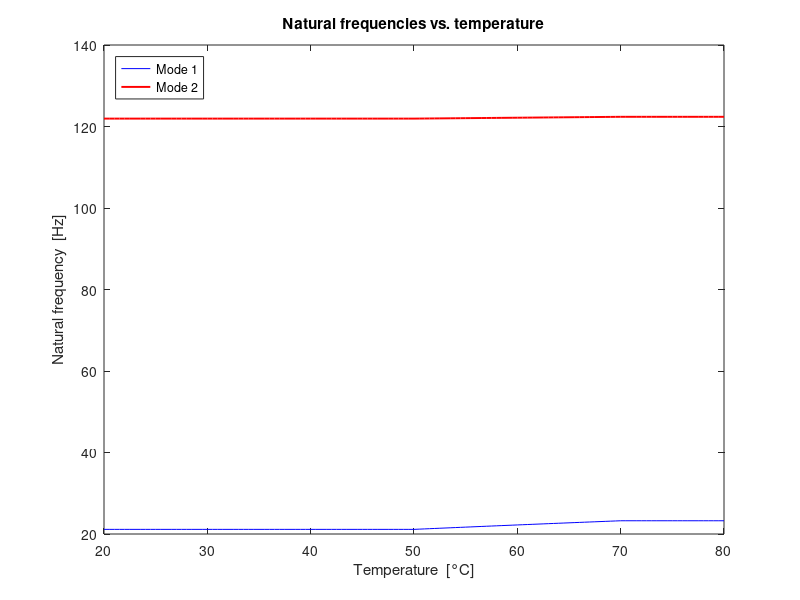
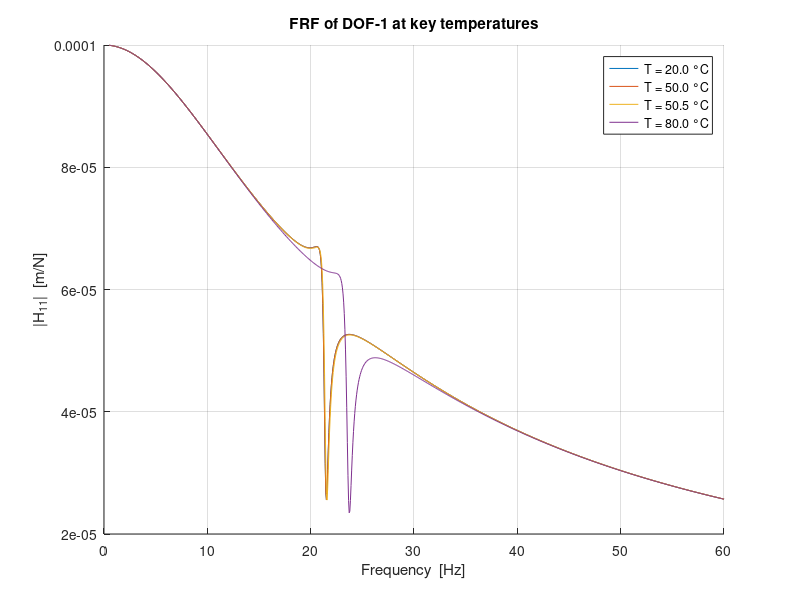

Write MATLAB code to recreate these figures, in order.
%%  SMA Twin-Beam TMD – 2-DOF analytical model (host-structure stiffness added)
% ------------------------------------------------------------------------------
%  * twin cantilevered NiTi beams (length L = 0.137 m, diameter D = 4 mm)
%  * each beam carries the tip mass m1 = 17.6 g; the masses are tied together
%  * the upper mass is connected to the supporting floor by a stiffness
%    k_struct : this removes the rigid-body mode that produced 0 Hz before
%  * temperature-dependent Young’s modulus E(T) => beam tip stiffness k_beam(T)
%  * outputs:
%       – natural frequencies f1(T), f2(T)
%       – estimated As   (start of austenite)
%       – estimated Af   (finish of austenite)
%       – currents I_as, I_af needed to reach those temperatures
%       – FRF of DOF-1 at four key temperatures
% ------------------------------------------------------------------------------

clear; close all; clc;

%% ---------------------------------------------------------------------------
% 1.  Geometry, masses and constant material data
% ---------------------------------------------------------------------------
L  = 0.137;          % beam length (m)
D  = 0.004;          % outer diameter (m)
t  = 0.0005;         % wall thickness (m)

I  = pi*(D^4-(D-2*t)^4)/64;                 % 2nd moment of area (m^4)
A_cs  = pi*(D^2-(D-2*t)^2)/4;               % cross-sectional area (m^2)
A_surf = pi*D*L;                            % lateral area for convection (m^2)

m1 = 0.0176;        % tip mass of each beam (kg)
m2 = m1;            % TMD lumped mass (kg)

% host-structure vertical stiffness (added DOF constraint)
k_struct = 1.0e4;   % N/m   ← tune if you know the floor’s own frequency
c_struct = 0.01*k_struct;   % 1 % critical damping on that DOF (optional)

%% ---------------------------------------------------------------------------
% 2.  NiTi material: modulus and transformation temperatures
% ---------------------------------------------------------------------------
E_M = 32e9;   % martensite modulus (Pa)
E_A = 39e9;   % austenite  modulus (Pa)

Ms = 30; Mf = 40;   % martensite start / finish (°C)
As = 50; Af = 70;   % austenite  start / finish (°C)

%% ---------------------------------------------------------------------------
% 3.  Electrical / convective data (for current estimate)
% ---------------------------------------------------------------------------
rho_e  = 8e-7;                 % resistivity  (Ω·m)
R_beam = rho_e*L/A_cs;         % beam resistance (Ω)
h_conv = 12;                   % natural-convection h (W/m²K)
T_amb  = 20;                   % ambient temperature (°C)

%% ---------------------------------------------------------------------------
% 4.  Modal analysis versus temperature
% ---------------------------------------------------------------------------
T_vec = 20:0.5:80;                 % analysed temperatures (°C)
nT    = numel(T_vec);
f1 = zeros(1,nT);
f2 = zeros(1,nT);

for i = 1:nT
    T = T_vec(i);

    % linear austenite fraction
    xi = max(0, min(1, (T-As)/(Af-As)));

    % temperature-dependent modulus
    E_T = E_M + xi*(E_A - E_M);

    % equivalent cantilever tip stiffness  k = 3EI/L^3
    k_beam = 3*E_T*I/L^3;

    % 2-DOF mass & stiffness matrices (host stiffness added)
    M = diag([m1, m2]);
    K = [ k_struct + k_beam ,   -k_beam ;
          -k_beam           ,    k_beam ];

    % undamped natural frequencies
    wn = sqrt(eig(K,M));                % rad/s
    f1(i) = wn(1)/(2*pi);               % mode 1  (host)
    f2(i) = wn(2)/(2*pi);               % mode 2  (beam + mass)
end

figure;
plot(T_vec, f1, 'b-', T_vec, f2, 'r-', 'LineWidth',1.4);
xlabel('Temperature  [°C]'); ylabel('Natural frequency  [Hz]');
legend('Mode 1','Mode 2','Location','northwest');
title('Natural frequencies vs. temperature');

% numerical slope of f1(T)
df1 = diff(f1)./diff(T_vec);

%% ---------------------------------------------------------------------------
% 5.  Estimate As (start) and Af (finish) temperatures
% ---------------------------------------------------------------------------
[maxSlope, idxMax] = max(df1);          % Af → peak slope
Af_est = T_vec(idxMax+1);

% As → first point where slope reaches 10 % of its maximum
idxStart = find(df1 > 0.10*maxSlope, 1, 'first');
if isempty(idxStart)
    As_est = 50;                        % fallback to paper value
else
    As_est = T_vec(idxStart);
end

fprintf('\nEstimated  As ≈ %.2f  °C\n', As_est);
fprintf('Estimated  Af ≈ %.2f  °C\n', Af_est);

%% ---------------------------------------------------------------------------
% 6.  Convert those temperatures to steady-state currents
%      T_ss = T_amb + I² R / (h A)  ⇒  I = sqrt((T-Tamb) h A / R)
% ---------------------------------------------------------------------------
I_as = sqrt( (As_est - T_amb)*h_conv*A_surf / R_beam );
I_af = sqrt( (Af_est - T_amb)*h_conv*A_surf / R_beam );

fprintf('Required current at As  ≈ %.2f  A\n', I_as);
fprintf('Required current at Af  ≈ %.2f  A\n\n', I_af);

%% ---------------------------------------------------------------------------
% 7.  FRF of DOF-1 at key temperatures
% ---------------------------------------------------------------------------
T_key  = [20, As_est, Af_est, 80];          % cold, As, Af, hot
omega  = linspace(2*pi*0.5, 2*pi*60, 1000); % 0.5 Hz → 60 Hz
colors = lines(numel(T_key));

figure; hold on;
for j = 1:numel(T_key)
    T = T_key(j);
    xi = max(0, min(1, (T-As)/(Af-As)));
    E_T = E_M + xi*(E_A - E_M);
    k_beam = 3*E_T*I/L^3;

    M = diag([m1, m2]);
    K = [ k_struct + k_beam ,  -k_beam ;
          -k_beam           ,   k_beam ];

    % add small damping on each DOF
    C = diag([c_struct, 0]) + 1e-4*K;

    H11 = zeros(size(omega));
    for k = 1:numel(omega)
        w = omega(k);
        H = (-w^2*M + 1i*w*C + K)\[1;0];
        H11(k) = abs(H(1));
    end
    plot(omega/(2*pi), H11, 'Color', colors(j,:), ...
        'DisplayName', sprintf('T = %.1f °C', T));
end
xlabel('Frequency  [Hz]'); ylabel('|H_{11}|  [m/N]');
title('FRF of DOF-1 at key temperatures');
grid on; legend show; xlim([0 60]);
